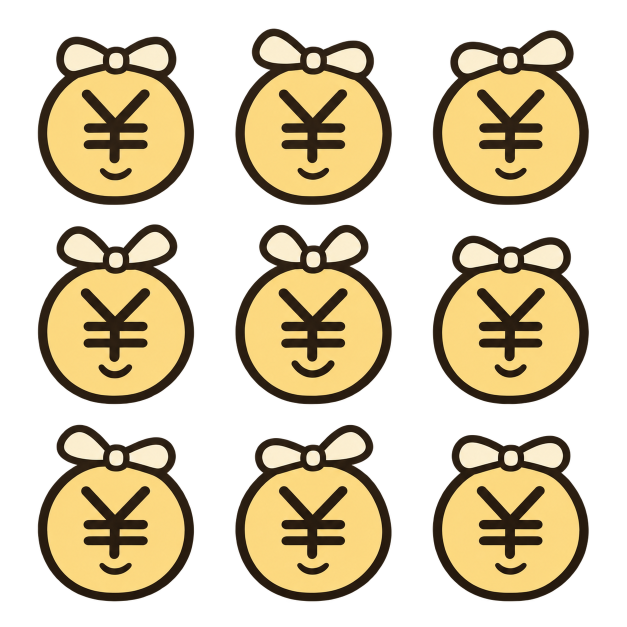
#> input picture assets/art/generated_gpt/bonus/sheet.png, 1254 x 1254 px (shown at 1/2 size)
$ python -i build_art.py   (imports and definitions only)
#> lines starting #> are read from the running program, lines starting #| are printed output that depends on the picture
#!/usr/bin/env python3
# Copyright (C) 2026 etali (https://github.com/etali)
# SPDX-License-Identifier: AGPL-3.0-only
# See LICENSE in the project root.

"""对 test_image/ 的生成稿做尺寸归一化和线稿后处理，输出到 assets/art/。

    python3 tools/build_art.py            # 生成素材
    python3 tools/build_art.py --dry-run  # 只报告不写文件

三条流水线：
  图标   主体外接框归一化到长边 1024 → 不透明像素改写纯白 → icon_<def_id>.png
         （命名用 cards.json 的 def_id，引擎可直接按卡牌 id 取图，不需要映射表）
  其余   按 MISC_MAP 中各类素材的目标尺寸缩放
  应用图标  assets/art/app_icon.png → assets/app_icon.png（透明补方 + 缩到 1024）
         桌宠原图保持原样，导出图由 Git 管理；两者共用同一角色。

底板不由本脚本产出：卡面由 shaders/ 下的着色器及共享 include 程序化绘制，
不依赖 plate_master.png；颜色来自 data/ui.json 的 palette 段。
换色和卡框几何修改由 shader 实现，素材和 shader/include/UID 均由 Git 管理。

素材登记写入 data/ui.json 的 art 段，保留其他展示配置。
"""
import argparse
import colorsys
import json
import os
import sys
from collections import Counter

from PIL import Image, ImageFilter

HERE = os.path.dirname(os.path.abspath(__file__))
ROOT = os.path.normpath(os.path.join(HERE, ".."))
SRC = os.path.join(ROOT, "test_image")
OUT = os.path.join(ROOT, "assets", "art")

# 桌宠源图和标准应用图标均由 Git 管理；导出统一使用标准方图。
APP_ICON_SRC = os.path.join(OUT, "app_icon.png")
APP_ICON_REF = os.path.join(ROOT, "ref_image", "app_icon.png")
APP_ICON_EXPORT = os.path.join(ROOT, "assets", "app_icon.png")

# 九张按槽位烘色的底板和透明母版都不在本脚本的构建清单中。
# 卡框由 shaders/ 代码绘制；test_image/底板/ 中的历史源图保留，不在这里清理。

# 其余素材：源相对路径 → (输出子目录, 输出名, 目标尺寸)
MISC_MAP = {
    "典当行.png": ("table", "pawnshop", (1200, 1600)),
    "卡背.png": ("table", "card_back", (1200, 1600)),
    "资源徽章底.png": ("table", "badge_base", (1024, 1024)),
    "覆盖标记/护盾角标.png": ("overlay", "overlay_shield", (1024, 1024)),
    # 保留历史源文件名和 overlay_void_stamp 输出名，避免改变已有资源路径。
    "覆盖标记/配方失效盖章.png": ("overlay", "overlay_void_stamp", (1024, 1024)),
}

ICON_SIZE = 1024
PLATE_SIZE = (1200, 1600)

# 应用图标边长。macOS 的 .icns 最大档位就是 1024，Web 那边 Godot 自己缩到
# 16/32/144/180/512，源图给足 1024 就不会有哪一档是放大来的
APP_ICON_SIZE = 1024
INK_DARK = (0x22, 0x22, 0x22)
INK_LIGHT = (0xF5, 0xF5, 0xF5)

# 图标上屏的实际边长：卡宽约 90px（货架）~113px（手牌），ICON_FRAC=0.6 → 54~68px。
# 取 60 做后处理时的判据尺寸
DISP_SIZE = 60

# 墨迹在上屏尺寸上的目标平均 alpha（0~255）：只解决「发灰」，不解决「细」。
# 实测未处理时中位只有 126，墨迹半透明所以发灰。160 是本来就够浓的三张
# （现金 160 / 拼少少 156 / 独角兽 155）的档位，即「照最浓的原稿看齐」
TARGET_ALPHA = 160

# 目标墨占比：这一条才是「粗细」。
# 上一版只盯 TARGET_ALPHA，结果 alpha 全部达标而线还是发丝——
# 热搜包年膨胀完 alpha 162 但墨只占 16%，屏上就是一根 2px 的细线，看着毫无变化。
# 「看着粗」= 单位面积里的墨够多，所以判据必须是占比。
# 0.30 取自原稿里本来就显粗的那几张（独角兽 0.29 / 现金 0.31）
TARGET_COVER = 0.30

# 膨胀的两条闸门：上屏墨占比不许超过 COVER_CAP，迭代不许超过 MAX_DILATE。
# 密集线稿（如百亿补贴，未膨胀已占 34%）继续膨胀会连成一块黑斑，
# 那是原稿在 60px 上太密，只能重画，后处理救不了
COVER_CAP = 0.46
MAX_DILATE = 14


def hexof(c):
    return "#%02X%02X%02X" % tuple(c[:3])


# [34 lines left out: functions relative_luminance, contrast, dominant, load_name_to_id, not called in this run]


def stroke_width(alpha, step=4):
    """线稿笔画粗细：逐行取不透明段长，返回段长中位数。

    横向段长在斜笔画上会偏大，但线稿以竖笔为主，用来做「够不够粗」的相对判断足够；
    只关心中位数，个别横笔的长段不影响结论。
    """
    px = alpha.load()
    w, h = alpha.size
    runs = []
    for y in range(0, h, step):
        run = 0
        for x in range(w):
            if px[x, y] > 128:
                run += 1
            else:
                if run >= 2:
                    runs.append(run)
                run = 0
        if run >= 2:
            runs.append(run)
    if not runs:
        return 0
    runs.sort()
    return runs[len(runs) // 2]


def ink_stats(alpha):
    """在真实上屏尺寸上量线稿：(墨占比, 墨像素平均 alpha)。

    「笔画细」的实质就是缩到 DISP_SIZE 后 alpha 被平均掉：
    实测未膨胀时平均 alpha 中位只有 126/255，也就是墨迹只有半透明，所以发灰看不清。
    """
    a = alpha.resize((DISP_SIZE, DISP_SIZE), Image.LANCZOS)
    px = [v for v in a.getdata() if v > 8]
    if not px:
        return 0.0, 0.0
    return len(px) / float(DISP_SIZE * DISP_SIZE), sum(px) / float(len(px))


def thicken(alpha):
    """逐步膨胀线稿 alpha，直到墨迹在上屏尺寸上够浓且够粗——但不许糊成一团。

    两个判据都要过：平均 alpha ≥ TARGET_ALPHA（不发灰）
    且墨占比 ≥ TARGET_COVER（真的粗）。
    只卡 alpha 是上一版的错：热搜包年 alpha 到 162 就停手，墨才占 16%，
    屏上仍是一根 2px 发丝，肉眼看不出任何变化——alpha 管浓淡，占比才管粗细。

    都不用 1024 空间的笔画宽度换算：膨胀会让相邻笔画并成一条，
    「加粗 1px」实际涨的宽度远大于 1px（实测补贴从 9px 一路涨到 57px），
    按宽度预测会一直不达标而空转。

    每次 3×3 MaxFilter 每侧长 1px，不用大核一步到位——大核会把笔画间的空隙整片吃掉。
    三个停止条件：两项都达标 / 上屏墨占比超过 COVER_CAP / 到 MAX_DILATE 上限。
    被墨占比拦住的图标说明原稿在 60px 上本来就太密，得重画，不是后处理能救的。
    """
    cover0, am = ink_stats(alpha)
    cover = cover0
    steps, stop = 0, "达标"
    while steps < MAX_DILATE:
        if am >= TARGET_ALPHA and cover >= TARGET_COVER:
            break
        nxt = alpha.filter(ImageFilter.MaxFilter(3))
        cover_next, am_next = ink_stats(nxt)
        if cover_next > COVER_CAP:
            stop = "墨占比"
            break
        alpha, steps, am, cover = nxt, steps + 1, am_next, cover_next
    else:
        stop = "次数上限"
    return alpha, steps, stop, cover0


def normalize_icon(path):
    """抠好绿幕的线稿 → 外接框长边顶满 1024 → 不透明像素改纯白。

    额外按上屏平均 alpha 与墨占比膨胀线稿，避免缩到卡面尺寸后笔画过细、发灰。
    """
    im = Image.open(path).convert("RGBA")
#> im is the input picture: PIL image 1254x1254 RGBA; mean R, G, B, A 84, 71.9, 45, 121.4
    alpha = im.split()[-1]
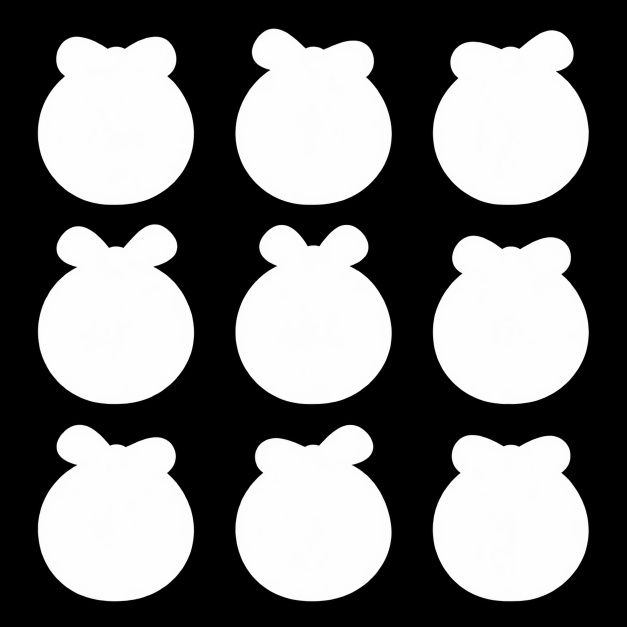
#> alpha: PIL image 1254x1254 L (shown at 1/2 size); min 0, max 255, mean 121.4
    bbox = alpha.point(lambda v: 255 if v > 16 else 0).getbbox()
#> bbox = (75, 57, 1178, 1203)
    if bbox is None:
        raise ValueError("整张全透明")
    sub = im.crop(bbox)
    bw, bh = sub.size
#> bw = 1103; bh = 1146
    scale = ICON_SIZE / max(bw, bh)
#> scale = 0.894
    nw, nh = max(1, round(bw * scale)), max(1, round(bh * scale))
#> nw = 986; nh = 1024
    sub = sub.resize((nw, nh), Image.LANCZOS)
#> sub: PIL image 986x1024 RGBA

    canvas = Image.new("RGBA", (ICON_SIZE, ICON_SIZE), (255, 255, 255, 0))
    canvas.paste(sub, ((ICON_SIZE - nw) // 2, (ICON_SIZE - nh) // 2))
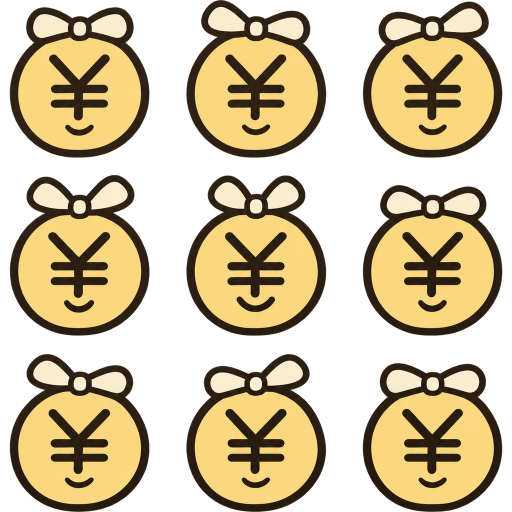
#> canvas: PIL image 1024x1024 RGBA (shown at 1/2 size); mean R, G, B, A 109.8, 95.3, 63.2, 145.4; transparent parts drawn white

    # 线稿改写为纯白：保留 alpha 做形状，引擎用 modulate 着成底板墨色
    r, g, b, a = canvas.split()
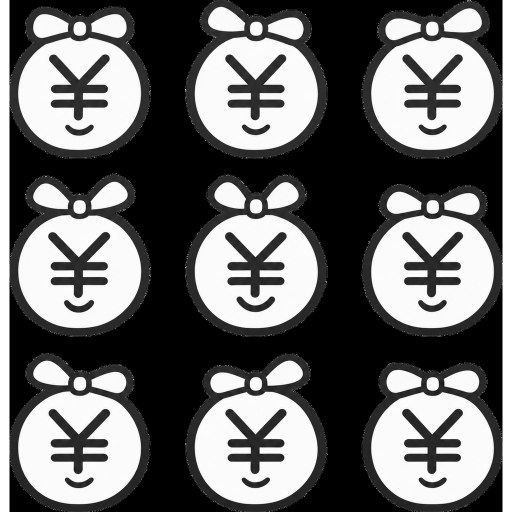
#> r: PIL image 1024x1024 L (shown at 1/2 size); min 0, max 255, mean 109.8
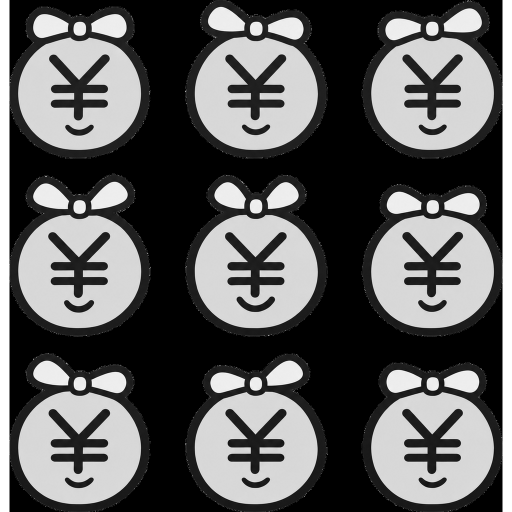
#> g: PIL image 1024x1024 L (shown at 1/2 size); min 0, max 255, mean 95.3
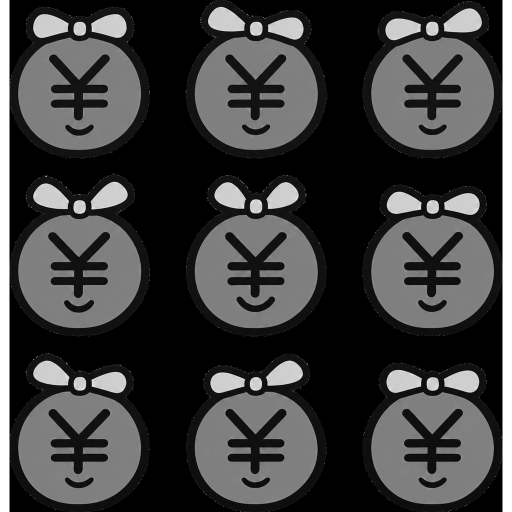
#> b: PIL image 1024x1024 L (shown at 1/2 size); min 0, max 255, mean 63.2
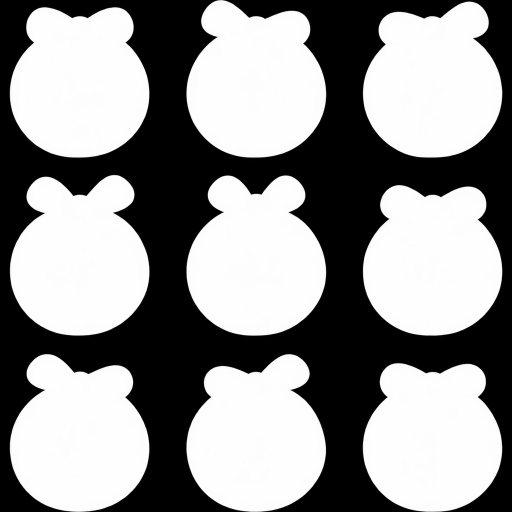
#> a: PIL image 1024x1024 L (shown at 1/2 size); min 0, max 255, mean 145.4
    sw0 = stroke_width(a)
#> sw0 = 218
    a, steps, stop, cover0 = thicken(a)
#> in ink_stats, `a = alpha.resize((DISP_SIZE, DISP_SIZE), Image.LANCZOS)`:
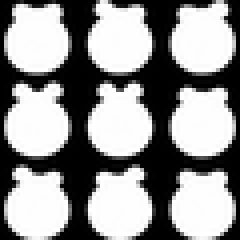
#> a: PIL image 60x60 L (shown 4 times larger); min 0, max 255, mean 145.7
#> in ink_stats, `px = [v for v in a.getdata() if v > 8]`: px = 2366 values, max 255 at index 27, min 9 at index 906, mean 221.2
#> in thicken, `cover0, am = ink_stats(alpha)`: cover0 = 0.657; am = 221.2
#> in thicken, `cover = cover0`: cover = 0.657
#> steps = 0; stop = '达标'; cover0 = 0.657
    cover, alpha_mean = ink_stats(a)
#> cover = 0.657; alpha_mean = 221.2
    white = Image.new("L", canvas.size, 255)
#> white: PIL image 1024x1024 L; every value is 255
    return (Image.merge("RGBA", (white, white, white, a)), (bw, bh), {
        "stroke_src": sw0,
        "stroke": stroke_width(a) if steps else sw0,
        "dilate": steps,
        "stop": stop,
        "cover": round(cover, 3),
        "cover_src": round(cover0, 3),
        "alpha_mean": round(alpha_mean),
    })


# [211 lines left out: functions measure_band, measure_plate, save, normalize_app_icon, build_app_icon, main, not called in this run]


# [2 lines not run here, left out]

>>> result = normalize_icon('../assets/art/generated_gpt/bonus/sheet.png')
